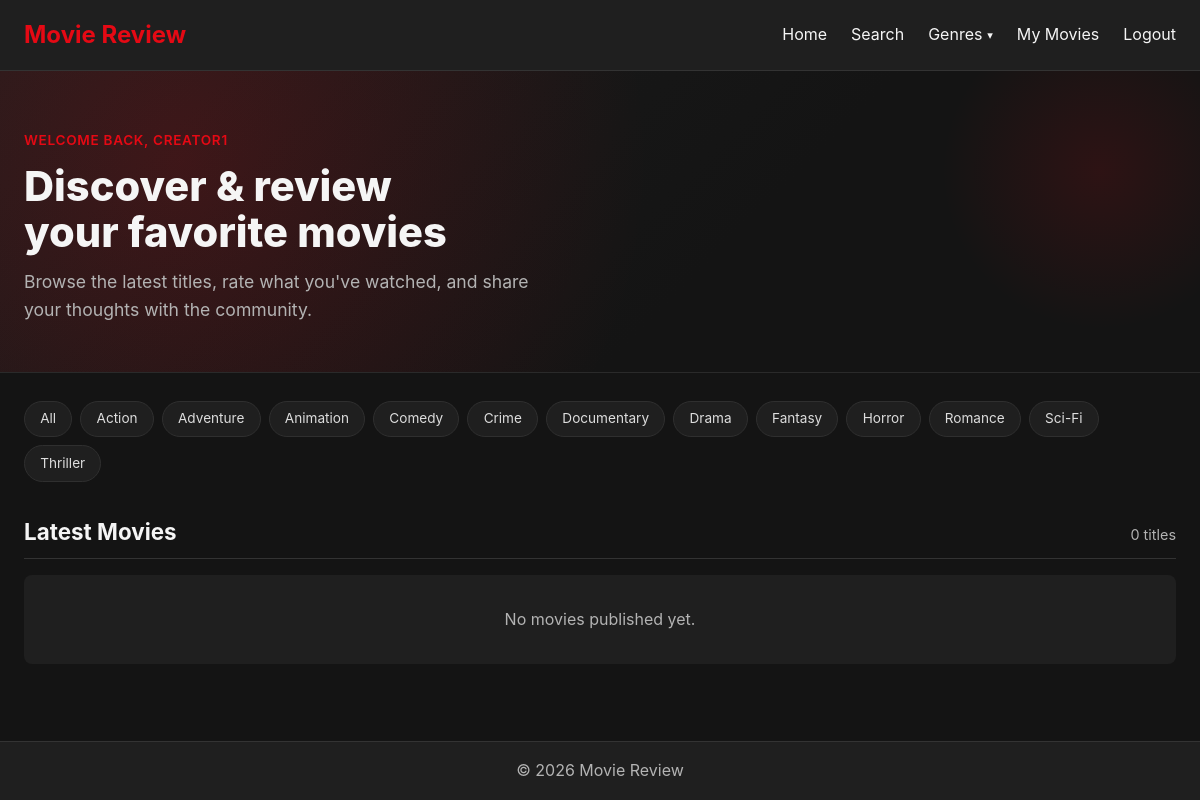
Screenshot of / (signed in) with the database file from the repository.
### tables this page shows
CREATE TABLE IF NOT EXISTS dbProj_genres (
    genre_id    INT AUTO_INCREMENT PRIMARY KEY,
    genre_name  VARCHAR(50) UNIQUE NOT NULL
);

### config.php (called while the page is built, shortened)
<?php
function fetch_genres($dbc) {
    $genres = [];
    $res = mysqli_query($dbc, "SELECT genre_id, genre_name FROM dbProj_genres ORDER BY genre_name");
    if ($res) {
        while ($g = mysqli_fetch_assoc($res)) {
            $genres[] = $g;
        }
    }
    return $genres;
}
?>

### index.php (the view, shortened to what this page needs)
<?php
require_once 'config.php';
$dbc = get_db_connection();
$navGenres = fetch_genres($dbc);
$perPage     = 8;
$currentPage = max(1, (int)($_GET['page'] ?? 1));
$offset      = ($currentPage - 1) * $perPage;
$countRes  = mysqli_query($dbc, "SELECT COUNT(*) FROM dbProj_movies WHERE is_published = 1");
$totalRows = (int)mysqli_fetch_row($countRes)[0];
$stmt = mysqli_prepare($dbc, "
    SELECT
        m.movie_id,
        m.title,
        m.short_description,
        m.poster_image,
        m.release_year,
        m.view_count,
        g.genre_name,
        u.username AS creator_name,
        COALESCE(ROUND(AVG(r.rating_value), 1), 0) AS avg_rating,
        COUNT(DISTINCT r.rating_id) AS total_ratings
    FROM dbProj_movies m
    JOIN dbProj_genres g ON m.genre_id = g.genre_id
    JOIN dbProj_users  u ON m.creator_id = u.user_id
    LEFT JOIN dbProj_ratings r ON m.movie_id = r.movie_id
    WHERE m.is_published = 1
    GROUP BY m.movie_id
    ORDER BY m.created_at DESC
    LIMIT ? OFFSET ?
");
mysqli_stmt_bind_param($stmt, 'ii', $perPage, $offset);
mysqli_stmt_execute($stmt);
$result = mysqli_stmt_get_result($stmt);
?>
<!DOCTYPE html>
<html lang="en">
<head>
    <link rel="stylesheet" href="style.css">
</head>
<body>
    <header>
        <nav class="container">
            <h1 class="logo"><a href="index.php" style="color:inherit;text-decoration:none;">Movie Review</a></h1>
            <ul class="nav-links">
                <li><a href="index.php">Home</a></li>
                <li><a href="search.php">Search</a></li>
                <?php if (!empty($navGenres)): ?>
                <li class="genre-dropdown">
                    <a href="search.php" class="genre-toggle">Genres</a>
                </li>
                <?php endif; ?>
                <?php if (isset($_SESSION['user'])): ?>
                    <?php if ($_SESSION['user']['role'] === 'creator'): ?>
                        <li><a href="creator/index.php">My Movies</a></li>
                    <?php endif; ?>
                    <li><a href="logout.php">Logout</a></li>
                <?php else: ?>
                    <li><a href="login.php">Login</a></li>
                    <li><a href="signup.php">Sign Up</a></li>
                <?php endif; ?>
            </ul>
        </nav>
    </header>
    <section class="hero-banner">
        <div class="container">
            <?php if (isset($_SESSION['user'])): ?>
                <span class="hero-greeting">Welcome back, <?= htmlspecialchars($_SESSION['user']['username']) ?></span>
            <?php endif; ?>
            <h1>Discover &amp; review<br>your favorite movies</h1>
            <p class="tagline">Browse the latest titles, rate what you've watched, and share your thoughts with the community.</p>
        </div>
    </section>
    <main class="container">
        <?php if (!empty($navGenres)): ?>
            <nav class="genre-bar" aria-label="Browse movies by genre">
                <a href="search.php" class="genre-pill">All</a>
                <?php foreach ($navGenres as $gn): ?>
                    <a href="search.php?genre=<?= (int)$gn['genre_id'] ?>" class="genre-pill"><?= htmlspecialchars($gn['genre_name']) ?></a>
                <?php endforeach; ?>
            </nav>
        <?php endif; ?>
        <section class="movies">
            <div class="section-head">
                <h3>Latest Movies</h3>
                <span class="count"><?= $totalRows ?> title<?= $totalRows !== 1 ? 's' : '' ?></span>
            </div>
            <?php if (mysqli_num_rows($result) === 0): ?>
                <p class="empty">No movies published yet.</p>
            <?php endif; ?>
        </section>
    </main>
    <footer>
        <div class="container">
            <p>&copy; <?= date('Y') ?> Movie Review</p>
        </div>
    </footer>
</body>
</html>

### style.css (style rules this page uses)
* { margin: 0; padding: 0; box-sizing: border-box; }
body { font-family: -apple-system, BlinkMacSystemFont, 'Segoe UI', sans-serif; background-color: #141414; color: #f5f5f5; line-height: 1.6; min-height: 100vh; display: flex; flex-direction: column; }
.container { max-width: 1200px; margin: 0 auto; padding: 0 1.5rem; width: 100%; }
header { background-color: #1f1f1f; border-bottom: 1px solid #333; padding: 1rem 0; }
header nav { display: flex; justify-content: space-between; align-items: center; }
.logo { color: #e50914; font-size: 1.5rem; }
.nav-links { list-style: none; display: flex; gap: 1.5rem; }
.nav-links a { color: #f5f5f5; text-decoration: none; transition: color 0.2s; }
main { flex: 1; padding: 2rem 1.5rem; }
.section-head { display: flex; justify-content: space-between; align-items: baseline; margin: 2rem 0 1rem; border-bottom: 1px solid #333; padding-bottom: 0.5rem; }
.section-head h3 { font-size: 1.4rem; }
.section-head .count { color: #b3b3b3; font-size: 0.9rem; }
.empty { color: #b3b3b3; padding: 2rem; text-align: center; background: #1f1f1f; border-radius: 8px; }
footer { background-color: #1f1f1f; border-top: 1px solid #333; padding: 1rem 0; text-align: center; color: #b3b3b3; }
.genre-dropdown { position: relative; }
.genre-dropdown > .genre-toggle { cursor: pointer; }
.genre-dropdown > .genre-toggle::after { content: "\25BE"; font-size: 0.7em; margin-left: 0.3rem; vertical-align: middle; }
.genre-bar { display: flex; flex-wrap: wrap; gap: 0.5rem; margin: 1.75rem 0 0.5rem; }
.genre-bar .genre-pill { background: #1f1f1f; border: 1px solid #2f2f2f; color: #ddd; padding: 0.4rem 0.95rem; border-radius: 999px; font-size: 0.85rem; text-decoration: none; transition: background-color 0.15s, border-color 0.15s, color 0.15s; }

### index.php (style rules this page uses)
.hero-banner { position: relative; background: radial-gradient(circle at 15% 30%, rgba(229,9,20,0.18), transparent 45%), linear-gradient(135deg, #1c1c1c 0%, #141414 60%); border-bottom: 1px solid #2a2a2a; padding: 3.5rem 0 3rem; overflow: hidden; }
.hero-banner::after { content: ""; position: absolute; right: -60px; top: -60px; width: 320px; height: 320px; background: radial-gradient(circle, rgba(229,9,20,0.12), transparent 70%); border-radius: 50%; pointer-events: none; }
.hero-banner .container { position: relative; z-index: 1; }
.hero-greeting { display: inline-block; font-size: 0.85rem; font-weight: 600; letter-spacing: 0.05em; text-transform: uppercase; color: #e50914; margin-bottom: 0.75rem; }
.hero-banner h1 { font-size: 2.6rem; font-weight: 800; line-height: 1.1; margin-bottom: 0.75rem; max-width: 620px; }
.hero-banner p.tagline { color: #b3b3b3; font-size: 1.1rem; max-width: 520px; }

### rows the page displays
dbproj_genres: genre_name "Action"
dbproj_genres: genre_name "Adventure"
dbproj_genres: genre_name "Animation"
dbproj_genres: genre_name "Comedy"
dbproj_genres: genre_name "Crime"
dbproj_genres: genre_name "Documentary"
dbproj_genres: genre_name "Drama"
dbproj_genres: genre_name "Fantasy"
dbproj_genres: genre_name "Horror"
dbproj_genres: genre_name "Romance"
dbproj_genres: genre_name "Sci-Fi"
dbproj_genres: genre_name "Thriller"

### other values shown
$_SESSION['user']['username'] "CREATOR1"
$totalRows "0"
